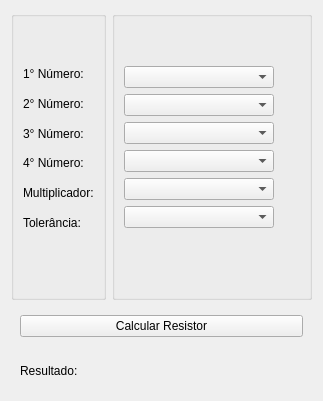
                  <widget class="QWidget" name="tab_10">
                   <attribute name="title">
                    <string>Tab 2</string>
                   </attribute>
                   <layout class="QGridLayout" name="gridLayout_51">
                    <item row="0" column="0">
                     <widget class="QGroupBox" name="groupBox_13">
                      <layout class="QVBoxLayout" name="verticalLayout_13">
                       <item>
                        <spacer name="verticalSpacer_8">
                         <property name="orientation">
                          <enum>Qt::Vertical</enum>
                         </property>
                         <property name="sizeType">
                          <enum>QSizePolicy::Fixed</enum>
                         </property>
                         <property name="sizeHint" stdset="0">
                          <size>
                           <width>20</width>
                           <height>36</height>
                          </size>
                         </property>
                        </spacer>
                       </item>
                       <item>
                        <widget class="QLabel" name="label_numero_4">
                         <property name="maximumSize">
                          <size>
                           <width>80</width>
                           <height>25</height>
                          </size>
                         </property>
                         <property name="text">
                          <string>1° Número:</string>
                         </property>
                        </widget>
                       </item>
                       <item>
                        <widget class="QLabel" name="label_numero_5">
                         <property name="maximumSize">
                          <size>
                           <width>80</width>
                           <height>25</height>
                          </size>
                         </property>
                         <property name="text">
                          <string>2° Número:</string>
                         </property>
                        </widget>
                       </item>
                       <item>
                        <widget class="QLabel" name="label_numero_6">
                         <property name="maximumSize">
                          <size>
                           <width>80</width>
                           <height>25</height>
                          </size>
                         </property>
                         <property name="text">
                          <string>3° Número:</string>
                         </property>
                        </widget>
                       </item>
                       <item>
                        <widget class="QLabel" name="label_numero_7">
                         <property name="maximumSize">
                          <size>
                           <width>80</width>
                           <height>25</height>
                          </size>
                         </property>
                         <property name="text">
                          <string>4° Número:</string>
                         </property>
                        </widget>
                       </item>
                       <item>
                        <widget class="QLabel" name="label_multiplicador_2">
                         <property name="maximumSize">
                          <size>
                           <width>80</width>
                           <height>25</height>
                          </size>
                         </property>
                         <property name="text">
                          <string>Multiplicador:</string>
                         </property>
                        </widget>
                       </item>
                       <item>
                        <widget class="QLabel" name="label_tolerancia_2">
                         <property name="sizePolicy">
                          <sizepolicy hsizetype="Preferred" vsizetype="Preferred">
                           <horstretch>0</horstretch>
                           <verstretch>0</verstretch>
                          </sizepolicy>
                         </property>
                         <property name="maximumSize">
                          <size>
                           <width>80</width>
                           <height>25</height>
                          </size>
                         </property>
                         <property name="text">
                          <string>Tolerância:</string>
                         </property>
                        </widget>
                       </item>
                       <item>
                        <spacer name="verticalSpacer_9">
                         <property name="orientation">
                          <enum>Qt::Vertical</enum>
                         </property>
                         <property name="sizeType">
                          <enum>QSizePolicy::Fixed</enum>
                         </property>
                         <property name="sizeHint" stdset="0">
                          <size>
                           <width>20</width>
                           <height>53</height>
                          </size>
                         </property>
                        </spacer>
                       </item>
                      </layout>
                     </widget>
                    </item>
                    <item row="0" column="1">
                     <widget class="QGroupBox" name="groupBox_12">
                      <property name="sizePolicy">
                       <sizepolicy hsizetype="Expanding" vsizetype="Preferred">
                        <horstretch>0</horstretch>
                        <verstretch>0</verstretch>
                       </sizepolicy>
                      </property>
                      <property name="minimumSize">
                       <size>
                        <width>200</width>
                        <height>0</height>
                       </size>
                      </property>
                      <layout class="QVBoxLayout" name="verticalLayout_14">
                       <item>
                        <spacer name="verticalSpacer_6">
                         <property name="orientation">
                          <enum>Qt::Vertical</enum>
                         </property>
                         <property name="sizeType">
                          <enum>QSizePolicy::Fixed</enum>
                         </property>
                         <property name="sizeHint" stdset="0">
                          <size>
                           <width>20</width>
                           <height>40</height>
                          </size>
                         </property>
                        </spacer>
                       </item>
                       <item>
                        <widget class="QComboBox" name="cb_faixa_1a">
                         <property name="sizePolicy">
                          <sizepolicy hsizetype="Preferred" vsizetype="Fixed">
                           <horstretch>0</horstretch>
                           <verstretch>0</verstretch>
                          </sizepolicy>
                         </property>
                         <property name="maximumSize">
                          <size>
                           <width>150</width>
                           <height>16777215</height>
                          </size>
                         </property>
                         <item>
                          <property name="text">
                           <string/>
                          </property>
                         </item>
                         <item>
                          <property name="text">
                           <string>Preto </string>
                          </property>
                         </item>
                         <item>
                          <property name="text">
                           <string>Marrom</string>
                          </property>
                         </item>
                         <item>
                          <property name="text">
                           <string>Vermelho</string>
                          </property>
                         </item>
                         <item>
                          <property name="text">
                           <string>Laranja</string>
                          </property>
                         </item>
                         <item>
                          <property name="text">
                           <string>Amarelo</string>
                          </property>
                         </item>
                         <item>
                          <property name="text">
                           <string>Verde</string>
                          </property>
                         </item>
                         <item>
                          <property name="text">
                           <string>Azul</string>
                          </property>
                         </item>
                         <item>
                          <property name="text">
                           <string>Violeta</string>
                          </property>
                         </item>
                         <item>
                          <property name="text">
                           <string>Branco</string>
                          </property>
                         </item>
                         <item>
                          <property name="text">
                           <string>Cinza</string>
                          </property>
                         </item>
                         <item>
                          <property name="text">
                           <string>Branco</string>
                          </property>
                         </item>
                         <item>
                          <property name="text">
                           <string>Dourado</string>
                          </property>
                         </item>
                         <item>
                          <property name="text">
                           <string>Prateado</string>
                          </property>
                         </item>
                         <item>
                          <property name="text">
                           <string>Sem cor</string>
                          </property>
                         </item>
                        </widget>
                       </item>
                       <item>
                        <widget class="QComboBox" name="cb_faixa_2a">
                         <property name="sizePolicy">
                          <sizepolicy hsizetype="Preferred" vsizetype="Fixed">
                           <horstretch>0</horstretch>
                           <verstretch>0</verstretch>
                          </sizepolicy>
                         </property>
                         <property name="maximumSize">
                          <size>
                           <width>150</width>
                           <height>16777215</height>
                          </size>
                         </property>
                         <item>
                          <property name="text">
                           <string/>
                          </property>
                         </item>
                         <item>
                          <property name="text">
                           <string>Preto </string>
                          </property>
                         </item>
                         <item>
                          <property name="text">
                           <string>Marrom</string>
                          </property>
                         </item>
                         <item>
                          <property name="text">
                           <string>Vermelho</string>
                          </property>
                         </item>
                         <item>
                          <property name="text">
                           <string>Laranja</string>
                          </property>
                         </item>
                         <item>
                          <property name="text">
                           <string>Amarelo</string>
                          </property>
                         </item>
                         <item>
                          <property name="text">
                           <string>Verde</string>
                          </property>
                         </item>
                         <item>
                          <property name="text">
                           <string>Azul</string>
                          </property>
                         </item>
                         <item>
                          <property name="text">
                           <string>Violeta</string>
                          </property>
                         </item>
                         <item>
                          <property name="text">
                           <string>Branco</string>
                          </property>
                         </item>
                         <item>
                          <property name="text">
                           <string>Cinza</string>
                          </property>
                         </item>
                         <item>
                          <property name="text">
                           <string>Branco</string>
                          </property>
                         </item>
                         <item>
                          <property name="text">
                           <string>Dourado</string>
                          </property>
                         </item>
                         <item>
                          <property name="text">
                           <string>Prateado</string>
                          </property>
                         </item>
                         <item>
                          <property name="text">
                           <string>Sem cor</string>
                          </property>
                         </item>
                        </widget>
                       </item>
                       <item>
                        <widget class="QComboBox" name="cb_faixa_3a">
                         <property name="sizePolicy">
                          <sizepolicy hsizetype="Preferred" vsizetype="Fixed">
                           <horstretch>0</horstretch>
                           <verstretch>0</verstretch>
                          </sizepolicy>
                         </property>
                         <property name="maximumSize">
                          <size>
                           <width>150</width>
                           <height>16777215</height>
                          </size>
                         </property>
                         <item>
                          <property name="text">
                           <string/>
                          </property>
                         </item>
                         <item>
                          <property name="text">
                           <string>Preto </string>
                          </property>
                         </item>
                         <item>
                          <property name="text">
                           <string>Marrom</string>
                          </property>
                         </item>
                         <item>
                          <property name="text">
                           <string>Vermelho</string>
                          </property>
                         </item>
                         <item>
                          <property name="text">
                           <string>Laranja</string>
                          </property>
                         </item>
                         <item>
                          <property name="text">
                           <string>Amarelo</string>
                          </property>
                         </item>
                         <item>
                          <property name="text">
                           <string>Verde</string>
                          </property>
                         </item>
                         <item>
                          <property name="text">
                           <string>Azul</string>
                          </property>
                         </item>
                         <item>
                          <property name="text">
                           <string>Violeta</string>
                          </property>
                         </item>
                         <item>
                          <property name="text">
                           <string>Branco</string>
                          </property>
                         </item>
                         <item>
                          <property name="text">
                           <string>Cinza</string>
                          </property>
                         </item>
                         <item>
                          <property name="text">
                           <string>Branco</string>
                          </property>
                         </item>
                         <item>
                          <property name="text">
                           <string>Dourado</string>
                          </property>
                         </item>
                         <item>
                          <property name="text">
                           <string>Prateado</string>
                          </property>
                         </item>
                         <item>
                          <property name="text">
                           <string>Sem cor</string>
                          </property>
                         </item>
                        </widget>
                       </item>
                       <item>
                        <widget class="QComboBox" name="cb_faixa_4a">
                         <property name="sizePolicy">
                          <sizepolicy hsizetype="Preferred" vsizetype="Fixed">
                           <horstretch>0</horstretch>
                           <verstretch>0</verstretch>
                          </sizepolicy>
                         </property>
                         <property name="maximumSize">
                          <size>
                           <width>150</width>
                           <height>16777215</height>
                          </size>
                         </property>
                         <item>
                          <property name="text">
                           <string/>
                          </property>
                         </item>
                         <item>
                          <property name="text">
                           <string>Preto </string>
                          </property>
                         </item>
                         <item>
                          <property name="text">
                           <string>Marrom</string>
                          </property>
                         </item>
                         <item>
                          <property name="text">
                           <string>Vermelho</string>
                          </property>
                         </item>
                         <item>
                          <property name="text">
                           <string>Laranja</string>
                          </property>
                         </item>
                         <item>
                          <property name="text">
                           <string>Amarelo</string>
                          </property>
                         </item>
                         <item>
                          <property name="text">
                           <string>Verde</string>
                          </property>
                         </item>
                         <item>
                          <property name="text">
                           <string>Azul</string>
                          </property>
                         </item>
                         <item>
                          <property name="text">
                           <string>Violeta</string>
                          </property>
                         </item>
                         <item>
                          <property name="text">
                           <string>Branco</string>
                          </property>
                         </item>
                         <item>
                          <property name="text">
                           <string>Cinza</string>
                          </property>
                         </item>
                         <item>
                          <property name="text">
                           <string>Branco</string>
                          </property>
                         </item>
                         <item>
                          <property name="text">
                           <string>Dourado</string>
                          </property>
                         </item>
                         <item>
                          <property name="text">
                           <string>Prateado</string>
                          </property>
                         </item>
                         <item>
                          <property name="text">
                           <string>Sem cor</string>
                          </property>
                         </item>
                        </widget>
                       </item>
                       <item>
                        <widget class="QComboBox" name="cb_multiplicador_1a">
                         <property name="sizePolicy">
                          <sizepolicy hsizetype="Preferred" vsizetype="Fixed">
                           <horstretch>0</horstretch>
                           <verstretch>0</verstretch>
                          </sizepolicy>
                         </property>
                         <property name="maximumSize">
                          <size>
                           <width>150</width>
                           <height>16777215</height>
                          </size>
                         </property>
                         <item>
                          <property name="text">
                           <string/>
                          </property>
                         </item>
                         <item>
                          <property name="text">
                           <string>Preto </string>
                          </property>
                         </item>
                         <item>
                          <property name="text">
                           <string>Marrom</string>
                          </property>
                         </item>
                         <item>
                          <property name="text">
                           <string>Vermelho</string>
                          </property>
                         </item>
                         <item>
                          <property name="text">
                           <string>Laranja</string>
                          </property>
                         </item>
                         <item>
                          <property name="text">
                           <string>Amarelo</string>
                          </property>
                         </item>
                         <item>
                          <property name="text">
                           <string>Verde</string>
                          </property>
                         </item>
                         <item>
                          <property name="text">
                           <string>Azul</string>
                          </property>
                         </item>
                         <item>
                          <property name="text">
                           <string>Violeta</string>
                          </property>
                         </item>
                         <item>
                          <property name="text">
                           <string>Branco</string>
                          </property>
                         </item>
                         <item>
                          <property name="text">
                           <string>Cinza</string>
                          </property>
                         </item>
                         <item>
                          <property name="text">
                           <string>Branco</string>
                          </property>
                         </item>
                         <item>
                          <property name="text">
                           <string>Dourado</string>
                          </property>
                         </item>
                         <item>
                          <property name="text">
                           <string>Prateado</string>
                          </property>
                         </item>
                         <item>
                          <property name="text">
                           <string>Sem cor</string>
                          </property>
                         </item>
                        </widget>
                       </item>
                       <item>
                        <widget class="QComboBox" name="cb_tolerancia_1a">
                         <property name="sizePolicy">
                          <sizepolicy hsizetype="Preferred" vsizetype="Fixed">
                           <horstretch>0</horstretch>
                           <verstretch>0</verstretch>
                          </sizepolicy>
                         </property>
                         <property name="maximumSize">
                          <size>
                           <width>150</width>
                           <height>16777215</height>
                          </size>
                         </property>
                         <item>
                          <property name="text">
                           <string/>
                          </property>
                         </item>
                         <item>
                          <property name="text">
                           <string>Preto </string>
                          </property>
                         </item>
                         <item>
                          <property name="text">
                           <string>Marrom</string>
                          </property>
                         </item>
                         <item>
                          <property name="text">
                           <string>Vermelho</string>
                          </property>
                         </item>
                         <item>
                          <property name="text">
                           <string>Laranja</string>
                          </property>
                         </item>
                         <item>
                          <property name="text">
                           <string>Amarelo</string>
                          </property>
                         </item>
                         <item>
                          <property name="text">
                           <string>Verde</string>
                          </property>
                         </item>
                         <item>
                          <property name="text">
                           <string>Azul</string>
                          </property>
                         </item>
                         <item>
                          <property name="text">
                           <string>Violeta</string>
                          </property>
                         </item>
                         <item>
                          <property name="text">
                           <string>Branco</string>
                          </property>
                         </item>
                         <item>
                          <property name="text">
                           <string>Cinza</string>
                          </property>
                         </item>
                         <item>
                          <property name="text">
                           <string>Branco</string>
                          </property>
                         </item>
                         <item>
                          <property name="text">
                           <string>Dourado</string>
                          </property>
                         </item>
                         <item>
                          <property name="text">
                           <string>Prateado</string>
                          </property>
                         </item>
                         <item>
                          <property name="text">
                           <string>Sem cor</string>
                          </property>
                         </item>
                        </widget>
                       </item>
                       <item>
                        <spacer name="verticalSpacer_7">
                         <property name="orientation">
                          <enum>Qt::Vertical</enum>
                         </property>
                         <property name="sizeType">
                          <enum>QSizePolicy::Fixed</enum>
                         </property>
                         <property name="sizeHint" stdset="0">
                          <size>
                           <width>20</width>
                           <height>60</height>
                          </size>
                         </property>
                        </spacer>
                       </item>
                      </layout>
                     </widget>
                    </item>
                    <item row="1" column="0" colspan="2">
                     <widget class="QFrame" name="frame_28">
                      <property name="sizePolicy">
                       <sizepolicy hsizetype="Expanding" vsizetype="Preferred">
                        <horstretch>0</horstretch>
                        <verstretch>0</verstretch>
                       </sizepolicy>
                      </property>
                      <property name="frameShape">
                       <enum>QFrame::NoFrame</enum>
                      </property>
                      <property name="frameShadow">
                       <enum>QFrame::Raised</enum>
                      </property>
                      <layout class="QGridLayout" name="gridLayout_49">
                       <item row="0" column="0">
                        <widget class="QPushButton" name="btn_calcularResistor_2">
                         <property name="text">
                          <string>Calcular Resistor</string>
                         </property>
                        </widget>
                       </item>
                      </layout>
                     </widget>
                    </item>
                    <item row="2" column="0" colspan="2">
                     <widget class="QFrame" name="frame_40">
                      <property name="sizePolicy">
                       <sizepolicy hsizetype="Expanding" vsizetype="Preferred">
                        <horstretch>0</horstretch>
                        <verstretch>0</verstretch>
                       </sizepolicy>
                      </property>
                      <property name="frameShape">
                       <enum>QFrame::NoFrame</enum>
                      </property>
                      <property name="frameShadow">
                       <enum>QFrame::Raised</enum>
                      </property>
                      <layout class="QGridLayout" name="gridLayout_50">
                       <item row="0" column="0">
                        <widget class="QLabel" name="label_resultadoValorresistor_2">
                         <property name="maximumSize">
                          <size>
                           <width>80</width>
                           <height>25</height>
                          </size>
                         </property>
                         <property name="text">
                          <string>Resultado:</string>
                         </property>
                        </widget>
                       </item>
                       <item row="0" column="1">
                        <spacer name="horizontalSpacer_5">
                         <property name="orientation">
                          <enum>Qt::Horizontal</enum>
                         </property>
                         <property name="sizeHint" stdset="0">
                          <size>
                           <width>40</width>
                           <height>20</height>
                          </size>
                         </property>
                        </spacer>
                       </item>
                      </layout>
                     </widget>
                    </item>
                   </layout>
                  </widget>
